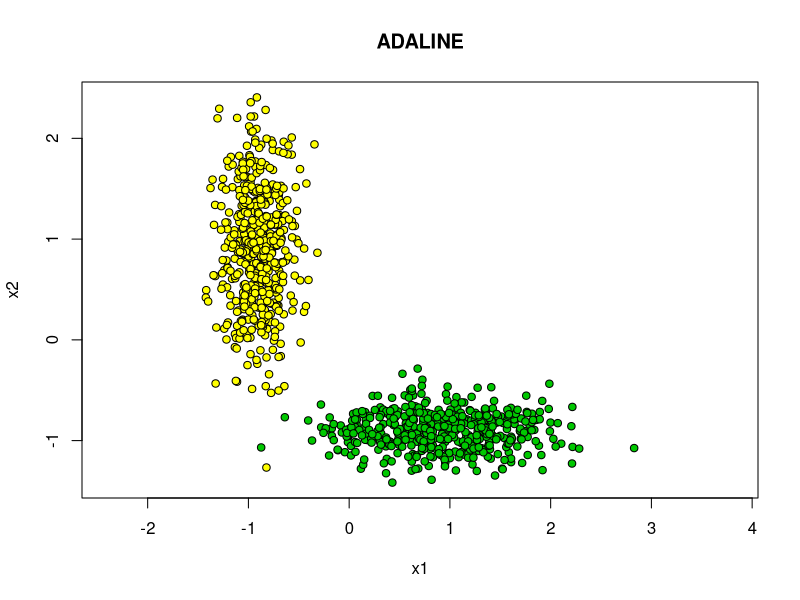

Recreate this plot in R. (Note: a time limit stopped this script after it produced the figure.)
library(MASS)
trainingSampleNormalization <- function(xl)
{
  n <- dim(xl)[2] - 1 
  for(i in 1:n)
  {
    xl[, i] <- (xl[, i] - mean(xl[, i])) / sd(xl[, i])
  }
  return (xl)
}

## Добавление колонки для из -1 для w0
trainingSamplePrepare <- function(xl)
{
  l <- dim(xl)[1]
  n <- dim(xl)[2] - 1
  xl <- cbind(xl[, 1:n], seq(from = -1, to = -1,
                             length.out = l), xl[, n + 1])
}

## Квадратичная функция потерь
lossQuad <- function(x)
{
  return ((x-1)^2)
}

## Стохастический градиент для ADALINE
sg.ADALINE <- function(xl, eta = 1, lambda = 1/6)
{
  l <- dim(xl)[1]
  n <- dim(xl)[2] - 1
  w <- c(1/2, 1/2, 1/2)
  iterCount <- 0
  
  ## initialize Q
  Q <- 0
  for (i in 1:l)
  {
    ## calculate the scalar product <w,x>
    wx <- sum(w * xl[i, 1:n])
    ## calculate a margin
    margin <- wx * xl[i, n + 1]
    
    Q <- Q + lossQuad(margin)
  }
  
  repeat
  {
    ## calculate the margins for all objects of the training sample
    margins <- array(dim = l)
    for (i in 1:l)
    {
      xi <- xl[i, 1:n]
      yi <- xl[i, n + 1]
      
      margins[i] <- crossprod(w, xi) * yi
    }
    
    ## select the error objects
    errorIndexes <- which(margins <= 0)
    
    if (length(errorIndexes) > 0)
    {
      # select the random index from the errors
      i <- sample(errorIndexes, 1)
      iterCount <- iterCount + 1
      
      xi <- xl[i, 1:n]
      yi <- xl[i, n + 1]
      
      ## calculate the scalar product <w,xi>
      wx <- sum(w * xi)
      
      ## make a gradient step
      margin <- wx * yi
      
      ## calculate an error
      ex <- lossQuad(margin)
      eta <- 1 / sqrt(sum(xi * xi))
      w <- w - eta * (wx - yi) * xi
      
      ## Calculate a new Q
      Qprev <- Q
      Q <- (1 - lambda) * Q + lambda * ex
    }
    else
    {
      break
    }
  }
  return (w)
}

# Кол-во объектов в каждом классе
ObjectsCountOfEachClass <- 500
## Моделируем обучающие данные

Sigma1 <- matrix(c(1, 0, 0, 10), 2, 2)
Sigma2 <- matrix(c(10, 0, 0, 1), 2, 2)

xy1 <- mvrnorm(n=ObjectsCountOfEachClass, c(0, 0), Sigma1)
xy2 <- mvrnorm(n=ObjectsCountOfEachClass, c(10, -10),
               Sigma2)
xl <- rbind(cbind(xy1, -1), cbind(xy2, +1))
colors <- c(rgb(255/255, 255/255, 0/255), "white",
            rgb(0/255, 200/255, 0/255))
## Нормализация данных
xlNorm <- trainingSampleNormalization(xl)
xlNorm <- trainingSamplePrepare(xlNorm)
## Отображение данных
## ADALINE
plot(xlNorm[, 1], xlNorm[, 2], pch = 21, bg = colors[xl[,3]
                                                     + 2], asp = 1, xlab = "x1", ylab = "x2", main = "ADALINE")
w <- sg.ADALINE(xlNorm)
abline(a = w[3] / w[2], b = -w[1] / w[2], lwd = 3, col =
         "red")
